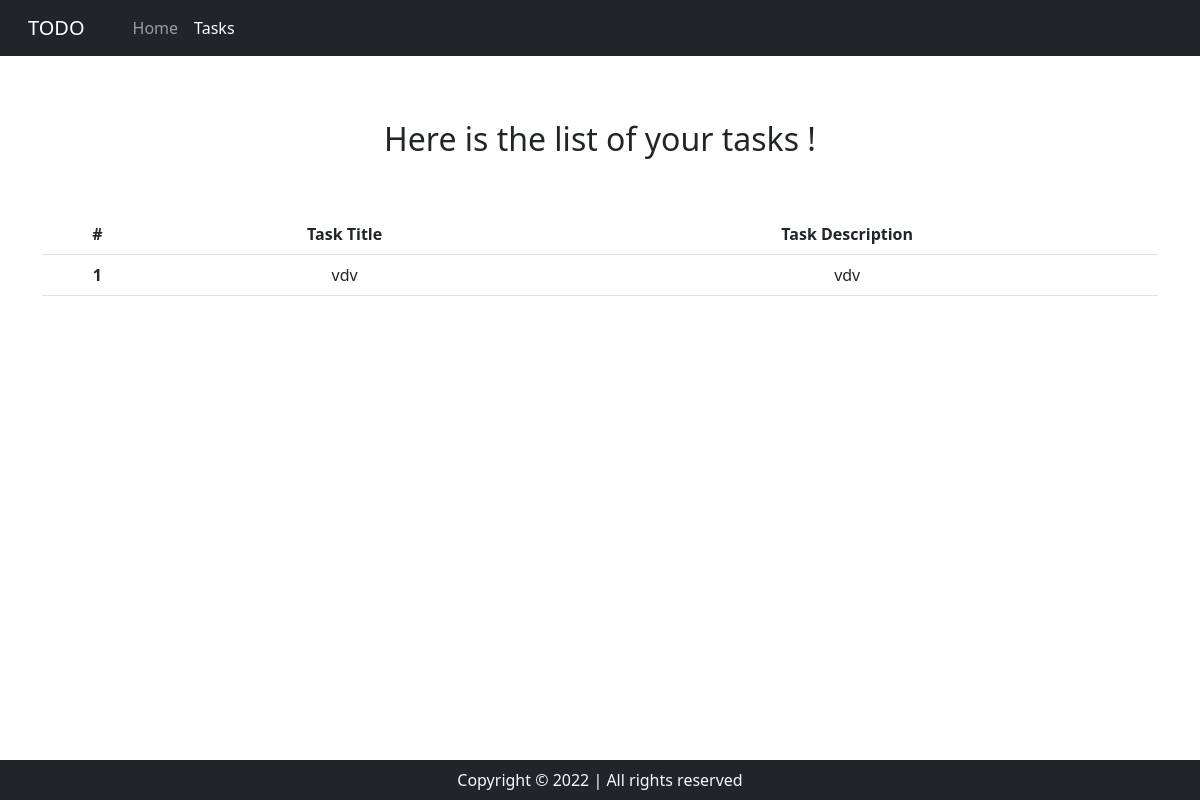
/tasks, run on an earlier commit of the app's database.
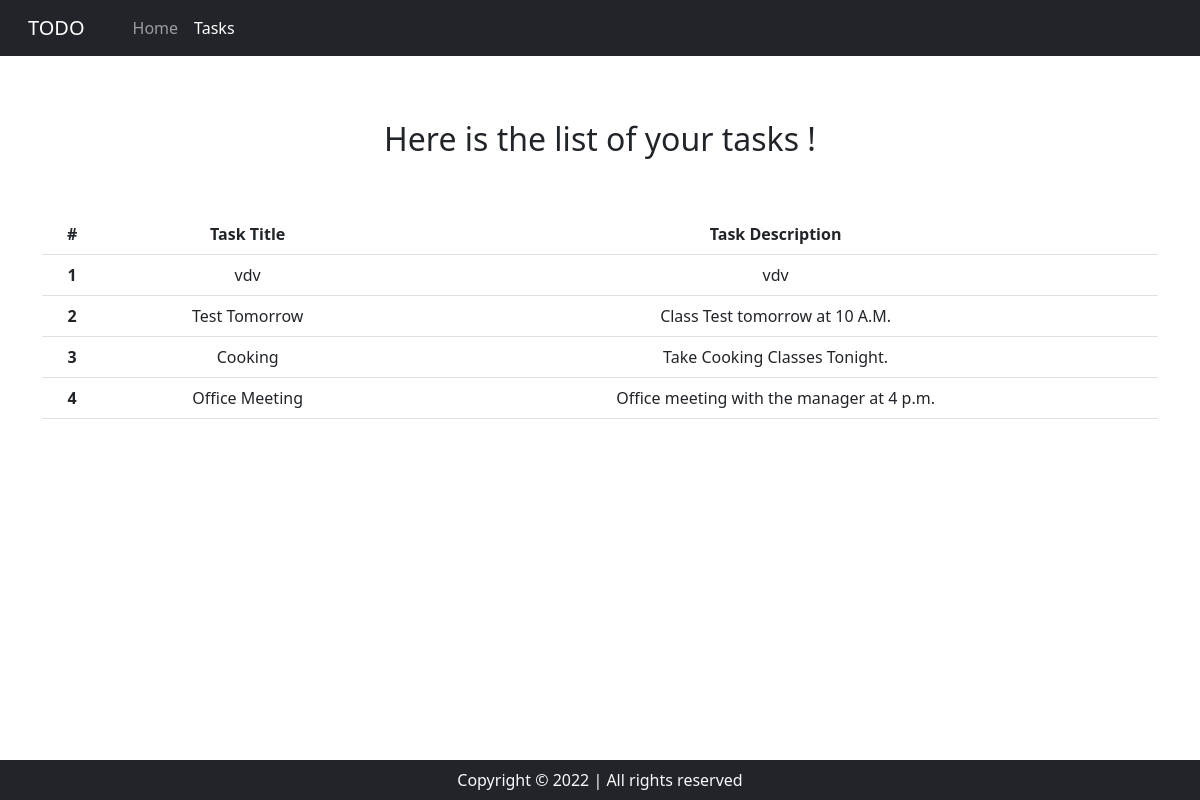
And on a later commit of the database.
### home/models.py (models this page shows, shortened)
class Task(models.Model):
    taskTitle = models.CharField(max_length=30)
    taskDesc = models.TextField()
    time = models.DateTimeField(auto_now_add=True)

### home/views.py (the view)
# urls.py: path('tasks',views.tasks,name='tasks')
def tasks(request):
    allTasks = Task.objects.all()
    context = {'tasks': allTasks}
    return render(request, 'tasks.html' , context)

### templates/tasks.html (shortened to what this page needs)
<!doctype html>
<html lang="en">
  <head>
    <link rel="stylesheet" href="https://cdn.jsdelivr.net/npm/bootstrap@5.2.2/dist/css/bootstrap.rtl.min.css">
  </head>
  <body>
    <nav class="navbar navbar-expand-lg navbar-dark bg-dark">
      <div class="container-fluid">
        <a class="navbar-brand" href="/">TODO</a>
        <div class="collapse navbar-collapse" id="navbarNav">
          <ul class="navbar-nav">
            <li class="nav-item">
              <a class="nav-link" aria-current="page" href="/">Home</a>
            </li>
            <li class="nav-item">
              <a class="nav-link active" href="/tasks">Tasks</a>
          </ul>
        </div>
      </div>
    </nav>
    <div class="container my-3">
      <h2 class="text-center py-5">Here is the list of your tasks !</h2>
      <table class="table table-hover text-center">
        <thead>
          <tr>
            <th scope="col">#</th>
            <th scope="col">Task Title</th>
            <th scope="col">Task Description</th>
          </tr>
        </thead>
        <tbody>
          {% for task in tasks %}
          <tr>
            <th scope="row">{{forloop.counter}}</th>
            <td>{{task.taskTitle}}</td>
            <td>{{task.taskDesc}}</td>
          </tr>
          {% endfor %}
        </tbody>
      </table>
    </div>
    <footer>
      <p class = "text-center bg-dark text-light fixed-bottom my-0 py-2">
        Copyright &copy; 2022 | All rights reserved
      </p>
    </footer>
  </body>
</html>

What changed in the data, as far as the page shows it:
added Task: taskTitle "Test Tomorrow", taskDesc "Class Test tomorrow at 10 A.M."
added Task: taskTitle "Cooking", taskDesc "Take Cooking Classes Tonight."
added Task: taskTitle "Office Meeting", taskDesc "Office meeting with the manager at 4 p.m."
